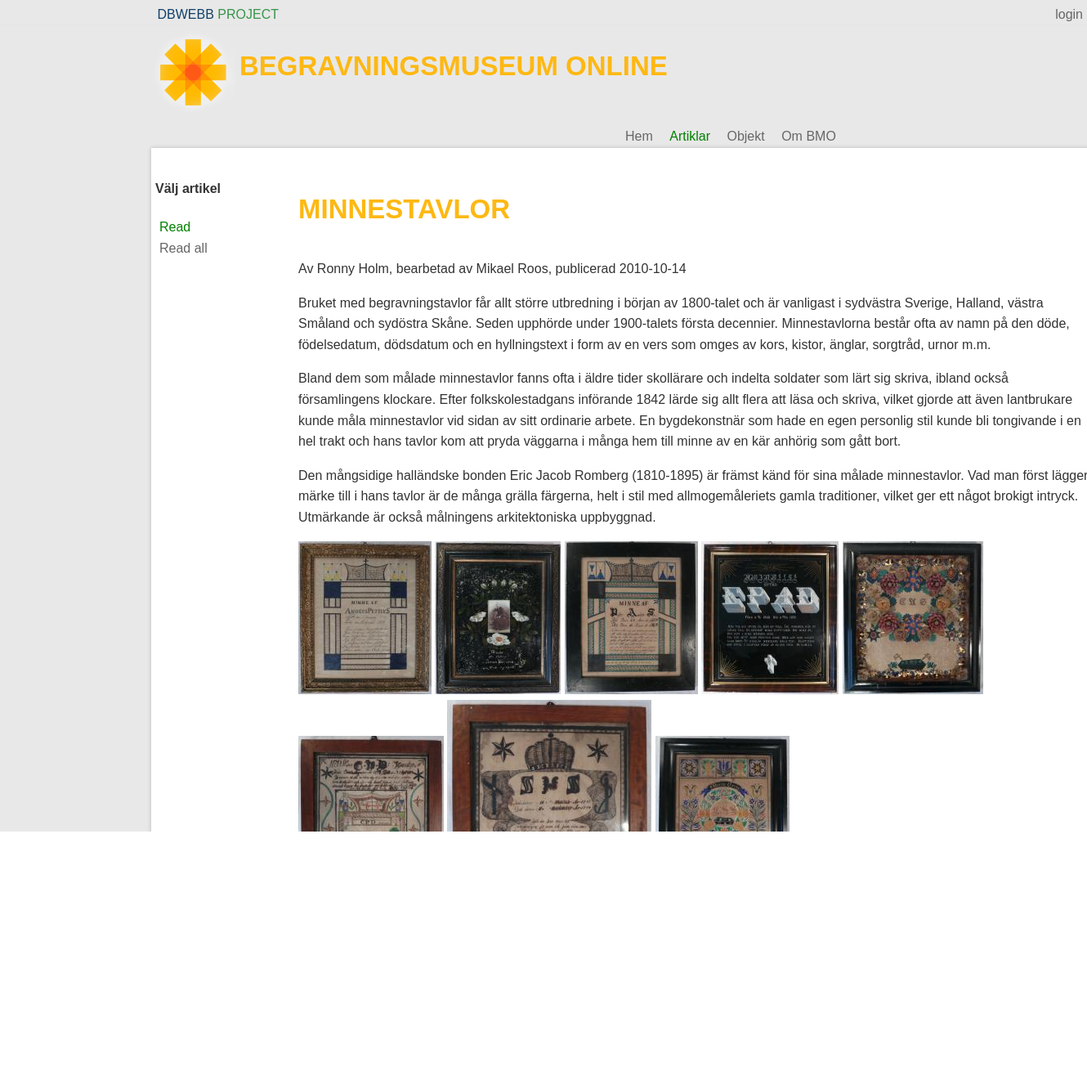
Screenshot of /article.php?p=showArticle&a=Minnestavlor with the database file from the repository.
### tables this page shows
CREATE TABLE "Article" ("id" INTEGER PRIMARY KEY  AUTOINCREMENT  NOT NULL  UNIQUE , "category" TEXT, "title" TEXT, "content" TEXT, "author" TEXT, "pubdate" DATETIME NOT NULL  DEFAULT CURRENT_DATE);

CREATE TABLE Object
		(
			id INTEGER PRIMARY KEY  NOT NULL  UNIQUE, 
			title TEXT, 
			category TEXT, 
			text TEXT,
			image TEXT,
			owner TEXT
		, "articleLink" TEXT);

### src/common.php (called while the page is built, shortened)
<?php
function getCurrentUrl() {
  $url = "http";
  $url .= (@$_SERVER["HTTPS"] == "on") ? 's' : '';
  $url .= "://";
  $serverPort = ($_SERVER["SERVER_PORT"] == "80") ? '' :
    (($_SERVER["SERVER_PORT"] == 443 && @$_SERVER["HTTPS"] == "on") ? '' : ":{$_SERVER['SERVER_PORT']}");
  $url .= $_SERVER["SERVER_NAME"] . $serverPort . htmlspecialchars($_SERVER["REQUEST_URI"]);
  return $url;
}
?>

### incl/article/showArticle.php (the view, shortened to what this page needs)
<?php
$db= new PDO("sqlite:$dbPath");
$db->setAttribute(PDO::ATTR_ERRMODE, PDO::ERRMODE_WARNING);
$stmt = $db->prepare('SELECT * FROM Article WHERE category = "article";');
$stmt->execute();
$res = $stmt->fetchAll(PDO::FETCH_ASSOC);
$current = null;
$a=null;
if(isset($_GET["a"])){
	$a = $_GET["a"];
}
?>
	<?php if(isset($a)){
		foreach($res as $article){
			if($a == $article['title']){
				$current = $article;
			}
		}
	}
	?>
	<?php if(isset($current)): ?>
	<?php
	$stmt = $db->prepare('SELECT * FROM Object WHERE articleLink = :parameter');
	$stmt->bindParam(':parameter', $a, PDO::PARAM_STR);
	$stmt->execute();
	$oRes = $stmt->fetchAll(PDO::FETCH_ASSOC);
	?>
		<section id="textContent">
			<h1><?php echo $current['title']; ?></h1>
			<p class="by-author"><?php echo $current['author'] . ', publicerad ' . $current['pubdate']; ?></p>
			<p><?php echo $current['content']; ?></p>
			<?php
				$nextarticle=$current['id'] +1;
			?>
		</section>
		<div id="imageContent">
				<?php foreach($oRes as $images):?>
					<?php
						$newPathImage['image'] = $images['image'];
						$resizeImage ="bmo/250";
						$newPathImage['image'] = str_replace("bmo", $resizeImage, $images['image']);
					?>
				<a href="<?php echo $images['image']?>"><img src="<?php echo $newPathImage['image']; ?>"></a>
				<?php endforeach; ?>
		</div>
				<?php foreach($res as $article): ?>
					<?php if($nextarticle == $article['id']):?>
						<a href="<?php echo $currentArticle="?p=showArticle&a=" . $article['title']; ?>"> Nästa artikel - (<?php echo $article['title']; ?>)</a>
					<?php endif;?>
				<?php endforeach; ?>
	<?php endif;?>

### incl/header.php (shortened to what this page needs)
 <!DOCTYPE html>
<html lang="sv">
<head>
	<link rel="stylesheet" href="style/FiddeStyle.css" title="Styling">
	<link rel="alternate stylesheet" href="style/debug.css" title="Debug style">
	<link rel="alternate stylesheet" href="style/style.css">
</head>
	<body <?php if(isset($pageId)) echo " id='$pageId' "; ?>>
	<header id="above">
		<?php echo userLoginMenu(); ?>
		<div id="topMenu">
			<nav class="related">
				<a href="#"><span style="color:#114069">DBWEBB</span> <span style="color:#369449">PROJECT</span></a>
			</nav>
		</div>
	</header>
	<div class="containerWrapper">
		<header id="top">
			<div class="left">
				<img src="img/logo.png" alt="htmlphp logo" style="padding-right: 5px;">
			</div>
			<h1>BEGRAVNINGSMUSEUM ONLINE</h1>
		</header>
		<nav class="navMenu">
			<a id="index-"     href="index.php">Hem</a>
			<a id="article-" href="article.php">Artiklar</a>
			<a id="object-" href="#">Objekt</a>
			<a id="about-" href="about.php">Om BMO</a>
		</nav>

### src/login.php (shortened to what this page needs)
<?php
function userIsAuthenticated() {
  if(isset($_SESSION['authenticated'])) {
    return $_SESSION['authenticated'];
  } else {
    return false;
  }
}
function userLoginMenu() {
  $menu = array(
    "login"   => "login.php?p=login",
    "status"   => "login.php",
    "logout"   => "login.php?p=logout",
  );
  if(userIsAuthenticated()) {
    unset($menu['login']);
  } else {
    unset($menu['status']);
    unset($menu['logout']);
  }
  $html = "<nav class='login'>";
  foreach($menu as $key=>$val) {
    $html .= "<a href='$val'>$key</a> ";
  }
  $html .= "</nav>";
  return $html;
}

### article.php (shortened to what this page needs)
<?php
	include("incl/config.php");
	$pageId = "article";
	$p=null;
	if(isset($_GET["p"])){
		$p = $_GET["p"];
	}
	$path = "incl/article";
	$file = null;
	if($p == "showArticle"){
		$file = "showArticle.php";
	}
	elseif($p == "read-all"){
		$title ="BMO-alla artiklar";
		$file = "showAllArticle.php";
	}
	else{
		$title = "Artiklar";
		$file = "default.php";
	}
?>
<?php include("incl/header.php"); ?>
<div id="content">
	<div class="justify">
		<aside class="left">
			<?php include("$path/aside.php");?>
		</aside>
		<article class="rightContent" style="width:85%;">
			<?php include("$path/$file");?>
		</article>
	</div>
</div>
<?php include("incl/footer.php");

### incl/article/aside.php
<nav class="lmenu">
	<ul <?php if(isset($p)) echo "id='".strip_tags($p)."'"; ?>>
	   <li><h4>Välj artikel</h4>
	      <ul>
				<li id="article-read-"><a href="?p=showArticle">Read</a>
				<li id="article-readAll-"><a href="?p=read-all">Read all</a>
		   </ul>
	</ul>
</nav>

### incl/footer.php
</div>
  <footer id="bottom">
   <div id="footerText">
	<p>Verktyg:
    <a href="http://validator.w3.org/check/referer">HTML5</a>
    <a href="http://jigsaw.w3.org/css-validator/check/referer">CSS</a>
	 <a href="http://jigsaw.w3.org/css-validator/check/referer?profile=css3">CSS3</a>
    <a href="http://validator.w3.org/unicorn/check?ucn_uri=referer&amp;ucn_task=conformance">Unicorn</a>
	 <a href="http://validator.w3.org/i18n-checker/check?uri=<?php echo getCurrentUrl(); ?>">i18n</a>
	 <a href="http://validator.w3.org/checklink?uri=<?php echo getCurrentUrl(); ?>">Links</a>
	<a href="../kmom02/viewsource.php">Källkod</a>
	</p>
	<p>Manualer
	<a href="http://www.w3.org/2009/cheatsheet/">Cheatsheet</a>
	<a href="http://www.w3.org/html/wg/drafts/html/master/">HTML5</a>
	<a href="http://www.w3.org/TR/CSS2/">CSS2</a>
	<a href="http://www.w3.org/Style/CSS/current-work#CSS3">CSS3</a>
	<a href="http://php.net/manual/en/index.php">PHP</a>
	</p>
	<?php if(isset($pageTimeGeneration)) : ?>
		<p>Page generated in <?php echo round(microtime(true)-$pageTimeGeneration, 5); ?> seconds</p>
	<?php endif; ?>
	</div>
  </footer>
</body>
</html>

### style/FiddeStyle.css (style rules this page uses)
* { font-family:proxima-nova-soft,sans-serif; font-size:16px; color:#333; line-height:1.6em }
html,body { margin:0; padding:0; }
html { background:#e6e6e6; overflow-y:scroll; }
body { background:#E8E8E8; }
h1,h2 { color:#FDB813; }
h1 { text-transform: uppercase; font-size:33px; }
img { border:0; }
header#top,div#content,nav.navMenu { margin: 0 auto; width:1200px; }
div#content { padding:1em 0 1em 0; }
header#above { border-bottom:1px solid #E6E6E6; margin-bottom:2px; padding-left:5px; background:-moz-linear-gradient(right center , #d0d1d1 0%, #e6e6e6 69%) repeat scroll 0 0 #d0d1d1; color:#393939; height:30px; }
#topMenu { background:url('img/diWhite.png') repeat scroll 0 0 transparent; height:30px; }
nav.related { margin:0 auto; width:950px; }
nav.related, nav.login { padding-top:5px; }
nav.login { float:right; padding-right:5px; }
header#top { overflow:auto; }
header#top h1 { border:none; }
nav.navMenu { padding: 2px 8px; width:380px; float:right; }
nav.navMenu a { padding: 6px 8px; }
footer#bottom { background:#FDBB1D; padding: .2em 0 .2em 0; }
#footerText { margin: 0 auto; width:940px; padding:10px; }
a { color: #666; outline:0; }
a:link { text-decoration: none; }
body#index a#index-, body#article a#article-, body#about a#about-, body#source a#source-, body#test a#test- { color:green; }
ul#showArticle li#article-read->a, ul#read-all li#article-readAll->a { color:green; }
.left { float:left; }
div#content { overflow:auto; background:#FFF; box-shadow: 0 0 5px rgba(0,0,0,0.2); padding-bottom:40px; }
.containerWrapper { margin:0 auto; width:960px; }
nav.lmenu ul, nav.lmenu ul ul { list-style:outside none; margin:5px; padding:0; }
article.rightContent { overflow:auto; float:right; }
section#textContent { float:left; width:95%; overflow:auto; }

### style/debug.css (style rules this page uses)
body { background: beige; }
header#above { background:blueviolet; }
header#top { border: 2px dashed aquamarine; }
nav.navMenu { border:4px dotted brown; }
div#content { background:darksalmon; }
article { background: antiquewhite; }
footer#bottom { border: 1px solid lightgreen; }

### style/style.css (style rules this page uses)
html { background: #cc6666; }
body { margin: 8px auto; width: 934px; padding: 8px; background: #ffffcc; border: 1px dashed #660033; font-family: Georgia, serif; color: #333333; }
h1 { text-transform: uppercase; border-bottom: 4px double #333333; }
header#above { font-family:arial,helvetica,sans-serif; border-bottom:1px solid #E6E6E6; margin-bottom:4px; color:#000; }
nav.navMenu { display: block; padding: 0.2em 1em 0 1em; background: #ffcc99; border-bottom: 2px solid #999999; }
nav.navMenu a { padding: 0.3em 1em 0 1em; color: #555555; font-family: Tahoma, Geneva, sans-serif; text-decoration:none; }
aside { width:15%; }
header,footer,nav,article,section,aside,figure,figcaption { display:block; }

### rows the page displays
article: title "MINNESTAVLOR", author "Av Ronny Holm, bearbetad av Mikael Roos", pubdate "2010-10-14", content "Bruket med begravningstavlor får allt större utbredning i början av 1800-talet och är vanligast i sydvästra Sverige, Halland, västra Småland och sydöstra Skåne. Seden upphörde under 1900-talets första decennier. Minnestavlorna består ofta av namn på den döde, födelsedatum, dödsdatum och en hyllningstext i form av en vers som omges av kors, kistor, änglar, sorgtråd, urnor m.m. Bland dem som målade minnestavlor fanns ofta i äldre tider skollärare och indelta soldater som lärt sig skriva, ibland också församlingens klockare. Efter folkskolestadgans införande 1842 lärde sig allt flera att läsa och skriva, vilket gjorde att även lantbrukare kunde måla minnestavlor vid sidan av sitt ordinarie…"
object: shows a picture
object: shows a picture
object: shows a picture
object: shows a picture
object: shows a picture
object: shows a picture
object: shows a picture
object: shows a picture

### other values shown
$key "login"
